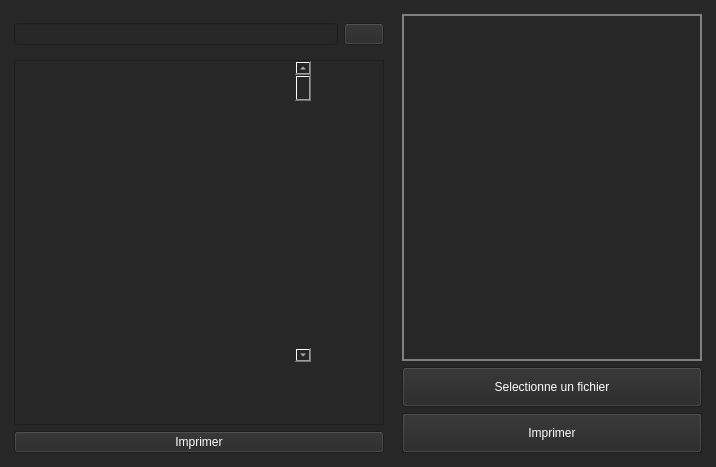
<?xml version="1.0" encoding="UTF-8"?>
<ui version="4.0">
 <class>Form</class>
 <widget class="QWidget" name="Form">
  <property name="geometry">
   <rect>
    <x>0</x>
    <y>0</y>
    <width>716</width>
    <height>467</height>
   </rect>
  </property>
  <property name="windowTitle">
   <string>Form</string>
  </property>
  <property name="styleSheet">
   <string notr="true">background-color: rgb(39, 39, 39);
font: 700 12pt &quot;Segoe UI&quot;;
color: rgb(255, 255, 255);</string>
  </property>
  <layout class="QHBoxLayout" name="horizontalLayout">
   <property name="spacing">
    <number>0</number>
   </property>
   <property name="leftMargin">
    <number>5</number>
   </property>
   <property name="topMargin">
    <number>5</number>
   </property>
   <property name="rightMargin">
    <number>5</number>
   </property>
   <property name="bottomMargin">
    <number>5</number>
   </property>
   <item>
    <widget class="QWidget" name="widget" native="true">
     <property name="styleSheet">
      <string notr="true">border-right : 5px grove gray;</string>
     </property>
     <layout class="QVBoxLayout" name="verticalLayout_2">
      <item>
       <widget class="QWidget" name="widget_4" native="true">
        <layout class="QHBoxLayout" name="horizontalLayout_2">
         <property name="leftMargin">
          <number>0</number>
         </property>
         <property name="rightMargin">
          <number>0</number>
         </property>
         <item>
          <widget class="QLineEdit" name="lineEdit">
           <property name="text">
            <string/>
           </property>
          </widget>
         </item>
         <item>
          <widget class="QPushButton" name="pushButton_2">
           <property name="text">
            <string/>
           </property>
           <property name="icon">
            <iconset resource="../../../Images/fichier_source.qrc">
             <normaloff>:/icon/icons/004-search-interface-symbol.png</normaloff>:/icon/icons/004-search-interface-symbol.png</iconset>
           </property>
          </widget>
         </item>
        </layout>
       </widget>
      </item>
      <item>
       <widget class="QScrollArea" name="scrollArea">
        <property name="widgetResizable">
         <bool>true</bool>
        </property>
        <widget class="QWidget" name="scrollAreaWidgetContents">
         <property name="geometry">
          <rect>
           <x>0</x>
           <y>0</y>
           <width>368</width>
           <height>351</height>
          </rect>
         </property>
         <widget class="QScrollBar" name="verticalScrollBar">
          <property name="geometry">
           <rect>
            <x>280</x>
            <y>0</y>
            <width>16</width>
            <height>301</height>
           </rect>
          </property>
          <property name="orientation">
           <enum>Qt::Vertical</enum>
          </property>
         </widget>
        </widget>
       </widget>
      </item>
      <item>
       <widget class="QPushButton" name="print_list_btn">
        <property name="text">
         <string>Imprimer</string>
        </property>
       </widget>
      </item>
     </layout>
    </widget>
   </item>
   <item>
    <widget class="QWidget" name="widget_2" native="true">
     <layout class="QVBoxLayout" name="verticalLayout">
      <item>
       <widget class="QWidget" name="widget_3" native="true">
        <property name="minimumSize">
         <size>
          <width>300</width>
          <height>0</height>
         </size>
        </property>
        <property name="styleSheet">
         <string notr="true">
  border: 2px solid gray; /* Sets a 2px wide, solid, gray */</string>
        </property>
       </widget>
      </item>
      <item>
       <widget class="QPushButton" name="pushButton">
        <property name="minimumSize">
         <size>
          <width>200</width>
          <height>40</height>
         </size>
        </property>
        <property name="focusPolicy">
         <enum>Qt::WheelFocus</enum>
        </property>
        <property name="text">
         <string>Selectionne un fichier</string>
        </property>
       </widget>
      </item>
      <item>
       <widget class="QPushButton" name="print_file_list_btn">
        <property name="minimumSize">
         <size>
          <width>0</width>
          <height>40</height>
         </size>
        </property>
        <property name="text">
         <string>Imprimer</string>
        </property>
       </widget>
      </item>
     </layout>
    </widget>
   </item>
  </layout>
 </widget>
 <resources>
  <include location="../../../Images/fichier_source.qrc"/>
 </resources>
 <connections/>
</ui>
